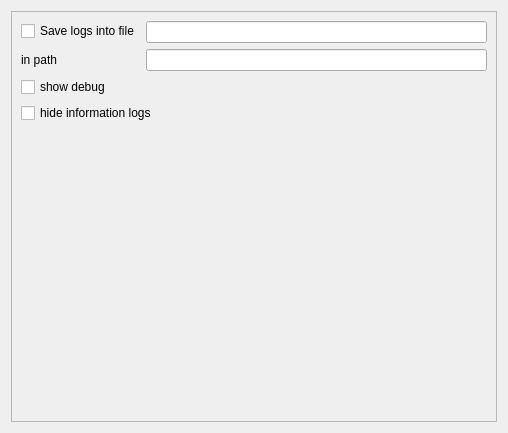
<?xml version="1.0" encoding="UTF-8"?>
<ui version="4.0">
 <class>LogsSettings</class>
 <widget class="QWidget" name="LogsSettings">
  <property name="geometry">
   <rect>
    <x>0</x>
    <y>0</y>
    <width>508</width>
    <height>433</height>
   </rect>
  </property>
  <property name="windowTitle">
   <string>Form</string>
  </property>
  <layout class="QVBoxLayout" name="verticalLayout_2">
   <item>
    <layout class="QVBoxLayout" name="verticalLayout">
     <item>
      <widget class="QScrollArea" name="scrollArea">
       <property name="widgetResizable">
        <bool>true</bool>
       </property>
       <widget class="QWidget" name="scrollAreaWidgetContents">
        <property name="geometry">
         <rect>
          <x>0</x>
          <y>0</y>
          <width>486</width>
          <height>411</height>
         </rect>
        </property>
        <layout class="QVBoxLayout" name="verticalLayout_5">
         <item>
          <layout class="QFormLayout" name="formLayout_2">
           <item row="0" column="0">
            <widget class="QCheckBox" name="kcfg_save_logs_into_file">
             <property name="text">
              <string>Save logs into file</string>
             </property>
            </widget>
           </item>
           <item row="0" column="1">
            <widget class="QLineEdit" name="kcfg_logs_filename"/>
           </item>
           <item row="1" column="0">
            <widget class="QLabel" name="label">
             <property name="text">
              <string>in path</string>
             </property>
             <property name="alignment">
              <set>Qt::AlignCenter</set>
             </property>
             <property name="wordWrap">
              <bool>false</bool>
             </property>
            </widget>
           </item>
           <item row="1" column="1">
            <widget class="QLineEdit" name="kcfg_logs_filepath"/>
           </item>
          </layout>
         </item>
         <item>
          <widget class="QCheckBox" name="kcfg_show_debug">
           <property name="text">
            <string>show debug</string>
           </property>
          </widget>
         </item>
         <item>
          <widget class="QCheckBox" name="kcfg_hide_info_logs">
           <property name="text">
            <string>hide information logs</string>
           </property>
          </widget>
         </item>
         <item>
          <spacer name="verticalSpacer">
           <property name="orientation">
            <enum>Qt::Vertical</enum>
           </property>
           <property name="sizeHint" stdset="0">
            <size>
             <width>20</width>
             <height>40</height>
            </size>
           </property>
          </spacer>
         </item>
        </layout>
       </widget>
      </widget>
     </item>
    </layout>
   </item>
  </layout>
 </widget>
 <resources/>
 <connections/>
</ui>
